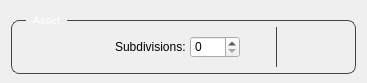
<?xml version="1.0" encoding="UTF-8"?>
<ui version="4.0">
 <class>wg_asset</class>
 <widget class="QWidget" name="wg_asset">
  <property name="windowModality">
   <enum>Qt::NonModal</enum>
  </property>
  <property name="geometry">
   <rect>
    <x>0</x>
    <y>0</y>
    <width>367</width>
    <height>83</height>
   </rect>
  </property>
  <property name="windowTitle">
   <string>Form</string>
  </property>
  <layout class="QVBoxLayout" name="verticalLayout">
   <property name="spacing">
    <number>0</number>
   </property>
   <property name="bottomMargin">
    <number>9</number>
   </property>
   <item>
    <widget class="QGroupBox" name="gBox_asset">
     <property name="font">
      <font>
       <pointsize>8</pointsize>
       <weight>50</weight>
       <bold>false</bold>
      </font>
     </property>
     <property name="styleSheet">
      <string notr="true">QGroupBox{
	border: 1px solid rgb(70, 70, 70);
    border-radius: 8px;
	margin-top: 9px;
}

QGroupBox::title{
	color: white;
	left: 15px;
	subcontrol-position: top left;
	padding: 0 5px;
	margin-top: -12px;
}</string>
     </property>
     <property name="title">
      <string>Asset</string>
     </property>
     <layout class="QHBoxLayout" name="horizontalLayout_2" stretch="0">
      <property name="spacing">
       <number>9</number>
      </property>
      <property name="sizeConstraint">
       <enum>QLayout::SetDefaultConstraint</enum>
      </property>
      <property name="leftMargin">
       <number>5</number>
      </property>
      <property name="topMargin">
       <number>5</number>
      </property>
      <property name="rightMargin">
       <number>5</number>
      </property>
      <property name="bottomMargin">
       <number>5</number>
      </property>
      <item>
       <layout class="QHBoxLayout" name="hLayout" stretch="0,0,0,0,0,1,0,0,0,0">
        <property name="spacing">
         <number>4</number>
        </property>
        <property name="sizeConstraint">
         <enum>QLayout::SetMinimumSize</enum>
        </property>
        <property name="leftMargin">
         <number>10</number>
        </property>
        <property name="rightMargin">
         <number>10</number>
        </property>
        <property name="bottomMargin">
         <number>0</number>
        </property>
        <item>
         <widget class="QPushButton" name="btn_asset">
          <property name="sizePolicy">
           <sizepolicy hsizetype="Minimum" vsizetype="Fixed">
            <horstretch>0</horstretch>
            <verstretch>0</verstretch>
           </sizepolicy>
          </property>
          <property name="minimumSize">
           <size>
            <width>0</width>
            <height>0</height>
           </size>
          </property>
          <property name="toolTip">
           <string>Select Layer</string>
          </property>
          <property name="statusTip">
           <string/>
          </property>
          <property name="styleSheet">
           <string notr="true">QPushButton{
	border: none;
	image: url(:/asset/icons/asset.png);
	width: 30px;
	height: 30px;
}

QPushButton:checked{
	border: none;
	background-color: transparent;
	image: url(:/asset/icons/asset_clicked.png);
	width: 30px;
	height: 30px;
}</string>
          </property>
          <property name="text">
           <string/>
          </property>
          <property name="iconSize">
           <size>
            <width>25</width>
            <height>25</height>
           </size>
          </property>
          <property name="checkable">
           <bool>true</bool>
          </property>
          <property name="checked">
           <bool>false</bool>
          </property>
          <property name="default">
           <bool>false</bool>
          </property>
          <property name="flat">
           <bool>false</bool>
          </property>
         </widget>
        </item>
        <item>
         <widget class="QPushButton" name="btn_asset_lock">
          <property name="minimumSize">
           <size>
            <width>30</width>
            <height>0</height>
           </size>
          </property>
          <property name="styleSheet">
           <string notr="true">QPushButton{
	border: none;
	image: url(:/asset/icons/cameras_lock.png);
	width: 20px;
	height: 20px;
}

QPushButton:checked{
	border: none;
	background-color: transparent;
	image: url(:/asset/icons/cameras_locked.png);
	width: 20px;
	height: 20px;
}</string>
          </property>
          <property name="text">
           <string/>
          </property>
          <property name="checkable">
           <bool>true</bool>
          </property>
         </widget>
        </item>
        <item>
         <spacer name="verticalSpacer">
          <property name="orientation">
           <enum>Qt::Vertical</enum>
          </property>
          <property name="sizeType">
           <enum>QSizePolicy::Minimum</enum>
          </property>
          <property name="sizeHint" stdset="0">
           <size>
            <width>20</width>
            <height>40</height>
           </size>
          </property>
         </spacer>
        </item>
        <item>
         <widget class="QLabel" name="label">
          <property name="text">
           <string>Subdivisions:</string>
          </property>
         </widget>
        </item>
        <item>
         <widget class="QSpinBox" name="sBox_subdiv">
          <property name="minimumSize">
           <size>
            <width>50</width>
            <height>0</height>
           </size>
          </property>
          <property name="minimum">
           <number>0</number>
          </property>
          <property name="maximum">
           <number>20</number>
          </property>
         </widget>
        </item>
        <item>
         <spacer name="verticalSpacer_2">
          <property name="orientation">
           <enum>Qt::Vertical</enum>
          </property>
          <property name="sizeType">
           <enum>QSizePolicy::Minimum</enum>
          </property>
          <property name="sizeHint" stdset="0">
           <size>
            <width>15</width>
            <height>40</height>
           </size>
          </property>
         </spacer>
        </item>
        <item>
         <widget class="Line" name="line">
          <property name="sizePolicy">
           <sizepolicy hsizetype="Fixed" vsizetype="Maximum">
            <horstretch>0</horstretch>
            <verstretch>0</verstretch>
           </sizepolicy>
          </property>
          <property name="maximumSize">
           <size>
            <width>40</width>
            <height>40</height>
           </size>
          </property>
          <property name="styleSheet">
           <string notr="true">QFrame{
	color: rgb(70, 70, 70);
}</string>
          </property>
          <property name="frameShadow">
           <enum>QFrame::Plain</enum>
          </property>
          <property name="lineWidth">
           <number>1</number>
          </property>
          <property name="midLineWidth">
           <number>10</number>
          </property>
          <property name="orientation">
           <enum>Qt::Vertical</enum>
          </property>
         </widget>
        </item>
        <item>
         <spacer name="verticalSpacer_3">
          <property name="orientation">
           <enum>Qt::Vertical</enum>
          </property>
          <property name="sizeType">
           <enum>QSizePolicy::Minimum</enum>
          </property>
          <property name="sizeHint" stdset="0">
           <size>
            <width>10</width>
            <height>40</height>
           </size>
          </property>
         </spacer>
        </item>
        <item>
         <widget class="QPushButton" name="btn_asset_options">
          <property name="toolTip">
           <string>More Asset options</string>
          </property>
          <property name="styleSheet">
           <string notr="true">QPushButton{
	border: none;
	image: url(:/asset/icons/rename.png);
	width: 22px;
	height: 22px;
}

QPushButton:pressed{
	border: none;
	background-color: transparent;
	image: url(:/asset/icons/rename_clicked.png);
	width: 22px;
	height: 22px;
}</string>
          </property>
          <property name="text">
           <string/>
          </property>
         </widget>
        </item>
        <item>
         <widget class="QPushButton" name="btn_asset_remove">
          <property name="sizePolicy">
           <sizepolicy hsizetype="Minimum" vsizetype="Fixed">
            <horstretch>0</horstretch>
            <verstretch>0</verstretch>
           </sizepolicy>
          </property>
          <property name="minimumSize">
           <size>
            <width>0</width>
            <height>0</height>
           </size>
          </property>
          <property name="toolTip">
           <string>Remove Layer</string>
          </property>
          <property name="styleSheet">
           <string notr="true">QPushButton{
	border: none;
	image: url(:/asset/icons/trash.png);
	width: 22px;
	height: 22px;
}

QPushButton:pressed{
	border: none;
	background-color: transparent;
	image: url(:/asset/icons/trash_clicked.png);
	width: 22px;
	height: 22px;
}</string>
          </property>
          <property name="text">
           <string/>
          </property>
          <property name="iconSize">
           <size>
            <width>16</width>
            <height>16</height>
           </size>
          </property>
         </widget>
        </item>
       </layout>
      </item>
     </layout>
    </widget>
   </item>
  </layout>
 </widget>
 <resources>
  <include location="resources/asset_UI.qrc"/>
 </resources>
 <connections/>
</ui>
